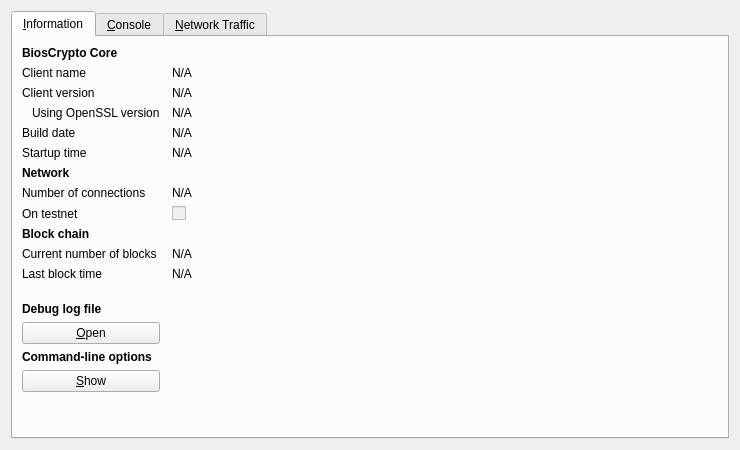
<?xml version="1.0" encoding="UTF-8"?>
<ui version="4.0">
 <class>RPCConsole</class>
 <widget class="QDialog" name="RPCConsole">
  <property name="geometry">
   <rect>
    <x>0</x>
    <y>0</y>
    <width>740</width>
    <height>450</height>
   </rect>
  </property>
  <property name="windowTitle">
   <string>BiosCrypto - Debug window</string>
  </property>
  <layout class="QVBoxLayout" name="verticalLayout_2">
   <item>
    <widget class="QTabWidget" name="tabWidget">
     <property name="currentIndex">
      <number>0</number>
     </property>
     <widget class="QWidget" name="tab_info">
      <attribute name="title">
       <string>&amp;Information</string>
      </attribute>
      <layout class="QGridLayout" name="gridLayout" columnstretch="0,1">
       <property name="horizontalSpacing">
        <number>12</number>
       </property>
       <item row="0" column="0">
        <widget class="QLabel" name="label_9">
         <property name="font">
          <font>
           <weight>75</weight>
           <bold>true</bold>
          </font>
         </property>
         <property name="text">
          <string>BiosCrypto Core</string>
         </property>
        </widget>
       </item>
       <item row="1" column="0">
        <widget class="QLabel" name="label_5">
         <property name="text">
          <string>Client name</string>
         </property>
        </widget>
       </item>
       <item row="1" column="1">
        <widget class="QLabel" name="clientName">
         <property name="cursor">
          <cursorShape>IBeamCursor</cursorShape>
         </property>
         <property name="text">
          <string>N/A</string>
         </property>
         <property name="textFormat">
          <enum>Qt::PlainText</enum>
         </property>
         <property name="textInteractionFlags">
          <set>Qt::LinksAccessibleByMouse|Qt::TextSelectableByKeyboard|Qt::TextSelectableByMouse</set>
         </property>
        </widget>
       </item>
       <item row="2" column="0">
        <widget class="QLabel" name="label_6">
         <property name="text">
          <string>Client version</string>
         </property>
        </widget>
       </item>
       <item row="2" column="1">
        <widget class="QLabel" name="clientVersion">
         <property name="cursor">
          <cursorShape>IBeamCursor</cursorShape>
         </property>
         <property name="text">
          <string>N/A</string>
         </property>
         <property name="textFormat">
          <enum>Qt::PlainText</enum>
         </property>
         <property name="textInteractionFlags">
          <set>Qt::LinksAccessibleByMouse|Qt::TextSelectableByKeyboard|Qt::TextSelectableByMouse</set>
         </property>
        </widget>
       </item>
       <item row="3" column="0">
        <widget class="QLabel" name="label_14">
         <property name="text">
          <string>Using OpenSSL version</string>
         </property>
         <property name="indent">
          <number>10</number>
         </property>
        </widget>
       </item>
       <item row="3" column="1">
        <widget class="QLabel" name="openSSLVersion">
         <property name="cursor">
          <cursorShape>IBeamCursor</cursorShape>
         </property>
         <property name="text">
          <string>N/A</string>
         </property>
         <property name="textFormat">
          <enum>Qt::PlainText</enum>
         </property>
         <property name="textInteractionFlags">
          <set>Qt::LinksAccessibleByMouse|Qt::TextSelectableByKeyboard|Qt::TextSelectableByMouse</set>
         </property>
        </widget>
       </item>
       <item row="4" column="0">
        <widget class="QLabel" name="label_12">
         <property name="text">
          <string>Build date</string>
         </property>
        </widget>
       </item>
       <item row="4" column="1">
        <widget class="QLabel" name="buildDate">
         <property name="cursor">
          <cursorShape>IBeamCursor</cursorShape>
         </property>
         <property name="text">
          <string>N/A</string>
         </property>
         <property name="textFormat">
          <enum>Qt::PlainText</enum>
         </property>
         <property name="textInteractionFlags">
          <set>Qt::LinksAccessibleByMouse|Qt::TextSelectableByKeyboard|Qt::TextSelectableByMouse</set>
         </property>
        </widget>
       </item>
       <item row="5" column="0">
        <widget class="QLabel" name="label_13">
         <property name="text">
          <string>Startup time</string>
         </property>
        </widget>
       </item>
       <item row="5" column="1">
        <widget class="QLabel" name="startupTime">
         <property name="cursor">
          <cursorShape>IBeamCursor</cursorShape>
         </property>
         <property name="text">
          <string>N/A</string>
         </property>
         <property name="textFormat">
          <enum>Qt::PlainText</enum>
         </property>
         <property name="textInteractionFlags">
          <set>Qt::LinksAccessibleByMouse|Qt::TextSelectableByKeyboard|Qt::TextSelectableByMouse</set>
         </property>
        </widget>
       </item>
       <item row="6" column="0">
        <widget class="QLabel" name="label_11">
         <property name="font">
          <font>
           <weight>75</weight>
           <bold>true</bold>
          </font>
         </property>
         <property name="text">
          <string>Network</string>
         </property>
        </widget>
       </item>
       <item row="7" column="0">
        <widget class="QLabel" name="label_7">
         <property name="text">
          <string>Number of connections</string>
         </property>
        </widget>
       </item>
       <item row="7" column="1">
        <widget class="QLabel" name="numberOfConnections">
         <property name="cursor">
          <cursorShape>IBeamCursor</cursorShape>
         </property>
         <property name="text">
          <string>N/A</string>
         </property>
         <property name="textFormat">
          <enum>Qt::PlainText</enum>
         </property>
         <property name="textInteractionFlags">
          <set>Qt::LinksAccessibleByMouse|Qt::TextSelectableByKeyboard|Qt::TextSelectableByMouse</set>
         </property>
        </widget>
       </item>
       <item row="8" column="0">
        <widget class="QLabel" name="label_8">
         <property name="text">
          <string>On testnet</string>
         </property>
        </widget>
       </item>
       <item row="8" column="1">
        <widget class="QCheckBox" name="isTestNet">
         <property name="enabled">
          <bool>false</bool>
         </property>
         <property name="text">
          <string/>
         </property>
        </widget>
       </item>
       <item row="9" column="0">
        <widget class="QLabel" name="label_10">
         <property name="font">
          <font>
           <weight>75</weight>
           <bold>true</bold>
          </font>
         </property>
         <property name="text">
          <string>Block chain</string>
         </property>
        </widget>
       </item>
       <item row="10" column="0">
        <widget class="QLabel" name="label_3">
         <property name="text">
          <string>Current number of blocks</string>
         </property>
        </widget>
       </item>
       <item row="10" column="1">
        <widget class="QLabel" name="numberOfBlocks">
         <property name="cursor">
          <cursorShape>IBeamCursor</cursorShape>
         </property>
         <property name="text">
          <string>N/A</string>
         </property>
         <property name="textFormat">
          <enum>Qt::PlainText</enum>
         </property>
         <property name="textInteractionFlags">
          <set>Qt::LinksAccessibleByMouse|Qt::TextSelectableByKeyboard|Qt::TextSelectableByMouse</set>
         </property>
        </widget>
       </item>
       <item row="11" column="0">
        <widget class="QLabel" name="label_2">
         <property name="text">
          <string>Last block time</string>
         </property>
        </widget>
       </item>
       <item row="11" column="1">
        <widget class="QLabel" name="lastBlockTime">
         <property name="cursor">
          <cursorShape>IBeamCursor</cursorShape>
         </property>
         <property name="text">
          <string>N/A</string>
         </property>
         <property name="textFormat">
          <enum>Qt::PlainText</enum>
         </property>
         <property name="textInteractionFlags">
          <set>Qt::LinksAccessibleByMouse|Qt::TextSelectableByKeyboard|Qt::TextSelectableByMouse</set>
         </property>
        </widget>
       </item>
       <item row="12" column="0">
        <spacer name="verticalSpacer_2">
         <property name="orientation">
          <enum>Qt::Vertical</enum>
         </property>
         <property name="sizeHint" stdset="0">
          <size>
           <width>20</width>
           <height>20</height>
          </size>
         </property>
        </spacer>
       </item>
       <item row="13" column="0">
        <widget class="QLabel" name="labelDebugLogfile">
         <property name="font">
          <font>
           <weight>75</weight>
           <bold>true</bold>
          </font>
         </property>
         <property name="text">
          <string>Debug log file</string>
         </property>
        </widget>
       </item>
       <item row="14" column="0">
        <widget class="QPushButton" name="openDebugLogfileButton">
         <property name="toolTip">
          <string>Open the BiosCrypto debug log file from the current data directory. This can take a few seconds for large log files.</string>
         </property>
         <property name="text">
          <string>&amp;Open</string>
         </property>
         <property name="autoDefault">
          <bool>false</bool>
         </property>
        </widget>
       </item>
       <item row="15" column="0">
        <widget class="QLabel" name="labelCLOptions">
         <property name="font">
          <font>
           <weight>75</weight>
           <bold>true</bold>
          </font>
         </property>
         <property name="text">
          <string>Command-line options</string>
         </property>
        </widget>
       </item>
       <item row="16" column="0">
        <widget class="QPushButton" name="showCLOptionsButton">
         <property name="toolTip">
          <string>Show the BiosCrypto-Qt help message to get a list with possible BiosCrypto command-line options.</string>
         </property>
         <property name="text">
          <string>&amp;Show</string>
         </property>
         <property name="autoDefault">
          <bool>false</bool>
         </property>
        </widget>
       </item>
       <item row="17" column="0">
        <spacer name="verticalSpacer">
         <property name="orientation">
          <enum>Qt::Vertical</enum>
         </property>
         <property name="sizeHint" stdset="0">
          <size>
           <width>20</width>
           <height>40</height>
          </size>
         </property>
        </spacer>
       </item>
      </layout>
     </widget>
     <widget class="QWidget" name="tab_console">
      <attribute name="title">
       <string>&amp;Console</string>
      </attribute>
      <layout class="QVBoxLayout" name="verticalLayout_3">
       <property name="spacing">
        <number>3</number>
       </property>
       <item>
        <widget class="QTextEdit" name="messagesWidget">
         <property name="minimumSize">
          <size>
           <width>0</width>
           <height>100</height>
          </size>
         </property>
         <property name="readOnly">
          <bool>true</bool>
         </property>
         <property name="tabKeyNavigation" stdset="0">
          <bool>false</bool>
         </property>
         <property name="columnCount" stdset="0">
          <number>2</number>
         </property>
        </widget>
       </item>
       <item>
        <layout class="QHBoxLayout" name="horizontalLayout">
         <property name="spacing">
          <number>3</number>
         </property>
         <item>
          <widget class="QLabel" name="label">
           <property name="text">
            <string notr="true">&gt;</string>
           </property>
          </widget>
         </item>
         <item>
          <widget class="QLineEdit" name="lineEdit"/>
         </item>
         <item>
          <widget class="QPushButton" name="clearButton">
           <property name="maximumSize">
            <size>
             <width>24</width>
             <height>24</height>
            </size>
           </property>
           <property name="toolTip">
            <string>Clear console</string>
           </property>
           <property name="text">
            <string/>
           </property>
           <property name="icon">
            <iconset resource="../bitcoin.qrc">
             <normaloff>:/icons/remove</normaloff>:/icons/remove</iconset>
           </property>
           <property name="shortcut">
            <string notr="true">Ctrl+L</string>
           </property>
           <property name="autoDefault">
            <bool>false</bool>
           </property>
          </widget>
         </item>
        </layout>
       </item>
      </layout>
     </widget>
     <widget class="QWidget" name="tab">
      <attribute name="title">
       <string>&amp;Network Traffic</string>
      </attribute>
      <layout class="QHBoxLayout" name="horizontalLayout_3">
       <item>
        <layout class="QVBoxLayout" name="verticalLayout_4">
         <item>
          <widget class="TrafficGraphWidget" name="trafficGraph" native="true">
           <property name="sizePolicy">
            <sizepolicy hsizetype="Expanding" vsizetype="Expanding">
             <horstretch>0</horstretch>
             <verstretch>0</verstretch>
            </sizepolicy>
           </property>
          </widget>
         </item>
         <item>
          <layout class="QHBoxLayout" name="horizontalLayout_2">
           <item>
            <widget class="QSlider" name="sldGraphRange">
             <property name="minimum">
              <number>1</number>
             </property>
             <property name="maximum">
              <number>288</number>
             </property>
             <property name="pageStep">
              <number>12</number>
             </property>
             <property name="value">
              <number>6</number>
             </property>
             <property name="orientation">
              <enum>Qt::Horizontal</enum>
             </property>
            </widget>
           </item>
           <item>
            <widget class="QLabel" name="lblGraphRange">
             <property name="minimumSize">
              <size>
               <width>100</width>
               <height>0</height>
              </size>
             </property>
             <property name="alignment">
              <set>Qt::AlignCenter</set>
             </property>
            </widget>
           </item>
           <item>
            <widget class="QPushButton" name="btnClearTrafficGraph">
             <property name="text">
              <string>&amp;Clear</string>
             </property>
            </widget>
           </item>
          </layout>
         </item>
        </layout>
       </item>
       <item>
        <layout class="QVBoxLayout" name="verticalLayout">
         <item>
          <widget class="QGroupBox" name="groupBox">
           <property name="title">
            <string>Totals</string>
           </property>
           <layout class="QVBoxLayout" name="verticalLayout_5">
            <item>
             <layout class="QHBoxLayout" name="horizontalLayout_4">
              <item>
               <widget class="Line" name="line">
                <property name="sizePolicy">
                 <sizepolicy hsizetype="Fixed" vsizetype="Fixed">
                  <horstretch>0</horstretch>
                  <verstretch>0</verstretch>
                 </sizepolicy>
                </property>
                <property name="minimumSize">
                 <size>
                  <width>10</width>
                  <height>0</height>
                 </size>
                </property>
                <property name="palette">
                 <palette>
                  <active>
                   <colorrole role="Light">
                    <brush brushstyle="SolidPattern">
                     <color alpha="255">
                      <red>0</red>
                      <green>255</green>
                      <blue>0</blue>
                     </color>
                    </brush>
                   </colorrole>
                  </active>
                  <inactive>
                   <colorrole role="Light">
                    <brush brushstyle="SolidPattern">
                     <color alpha="255">
                      <red>0</red>
                      <green>255</green>
                      <blue>0</blue>
                     </color>
                    </brush>
                   </colorrole>
                  </inactive>
                  <disabled>
                   <colorrole role="Light">
                    <brush brushstyle="SolidPattern">
                     <color alpha="255">
                      <red>0</red>
                      <green>255</green>
                      <blue>0</blue>
                     </color>
                    </brush>
                   </colorrole>
                  </disabled>
                 </palette>
                </property>
                <property name="orientation">
                 <enum>Qt::Horizontal</enum>
                </property>
               </widget>
              </item>
              <item>
               <widget class="QLabel" name="label_16">
                <property name="text">
                 <string>In:</string>
                </property>
               </widget>
              </item>
              <item>
               <widget class="QLabel" name="lblBytesIn">
                <property name="minimumSize">
                 <size>
                  <width>50</width>
                  <height>0</height>
                 </size>
                </property>
                <property name="alignment">
                 <set>Qt::AlignRight|Qt::AlignTrailing|Qt::AlignVCenter</set>
                </property>
               </widget>
              </item>
             </layout>
            </item>
            <item>
             <layout class="QHBoxLayout" name="horizontalLayout_5">
              <item>
               <widget class="Line" name="line_2">
                <property name="sizePolicy">
                 <sizepolicy hsizetype="Fixed" vsizetype="Fixed">
                  <horstretch>0</horstretch>
                  <verstretch>0</verstretch>
                 </sizepolicy>
                </property>
                <property name="minimumSize">
                 <size>
                  <width>10</width>
                  <height>0</height>
                 </size>
                </property>
                <property name="palette">
                 <palette>
                  <active>
                   <colorrole role="Light">
                    <brush brushstyle="SolidPattern">
                     <color alpha="255">
                      <red>255</red>
                      <green>0</green>
                      <blue>0</blue>
                     </color>
                    </brush>
                   </colorrole>
                  </active>
                  <inactive>
                   <colorrole role="Light">
                    <brush brushstyle="SolidPattern">
                     <color alpha="255">
                      <red>255</red>
                      <green>0</green>
                      <blue>0</blue>
                     </color>
                    </brush>
                   </colorrole>
                  </inactive>
                  <disabled>
                   <colorrole role="Light">
                    <brush brushstyle="SolidPattern">
                     <color alpha="255">
                      <red>255</red>
                      <green>0</green>
                      <blue>0</blue>
                     </color>
                    </brush>
                   </colorrole>
                  </disabled>
                 </palette>
                </property>
                <property name="orientation">
                 <enum>Qt::Horizontal</enum>
                </property>
               </widget>
              </item>
              <item>
               <widget class="QLabel" name="label_17">
                <property name="text">
                 <string>Out:</string>
                </property>
               </widget>
              </item>
              <item>
               <widget class="QLabel" name="lblBytesOut">
                <property name="minimumSize">
                 <size>
                  <width>50</width>
                  <height>0</height>
                 </size>
                </property>
                <property name="alignment">
                 <set>Qt::AlignRight|Qt::AlignTrailing|Qt::AlignVCenter</set>
                </property>
               </widget>
              </item>
             </layout>
            </item>
            <item>
             <spacer name="verticalSpacer_4">
              <property name="orientation">
               <enum>Qt::Vertical</enum>
              </property>
              <property name="sizeHint" stdset="0">
               <size>
                <width>20</width>
                <height>407</height>
               </size>
              </property>
             </spacer>
            </item>
           </layout>
          </widget>
         </item>
        </layout>
       </item>
      </layout>
     </widget>
    </widget>
   </item>
  </layout>
 </widget>
 <customwidgets>
  <customwidget>
   <class>TrafficGraphWidget</class>
   <extends>QWidget</extends>
   <header>trafficgraphwidget.h</header>
   <container>1</container>
   <slots>
    <slot>clear()</slot>
   </slots>
  </customwidget>
 </customwidgets>
 <resources>
  <include location="../bitcoin.qrc"/>
 </resources>
 <connections/>
</ui>
